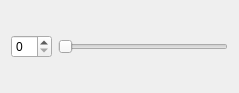
<?xml version="1.0" encoding="UTF-8"?>
<ui version="4.0">
 <class>Smallwidget</class>
 <widget class="QWidget" name="Smallwidget">
  <property name="geometry">
   <rect>
    <x>0</x>
    <y>0</y>
    <width>239</width>
    <height>93</height>
   </rect>
  </property>
  <property name="windowTitle">
   <string>Form</string>
  </property>
  <layout class="QHBoxLayout" name="horizontalLayout">
   <item>
    <widget class="QSpinBox" name="spinBox"/>
   </item>
   <item>
    <widget class="QSlider" name="horizontalSlider">
     <property name="orientation">
      <enum>Qt::Horizontal</enum>
     </property>
    </widget>
   </item>
  </layout>
 </widget>
 <resources/>
 <connections/>
</ui>
